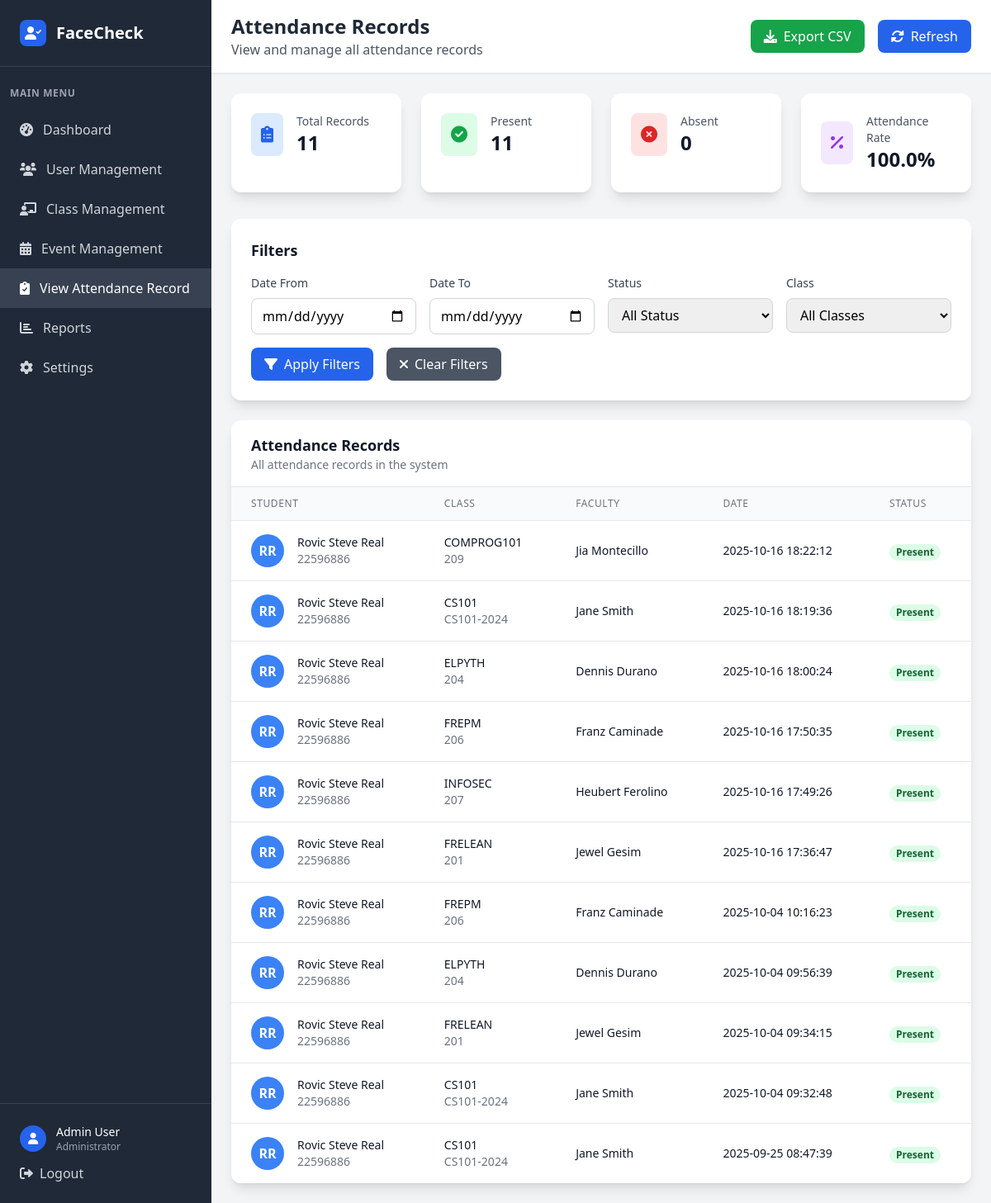
Before: /admin/attendance (signed in) with the older database file.
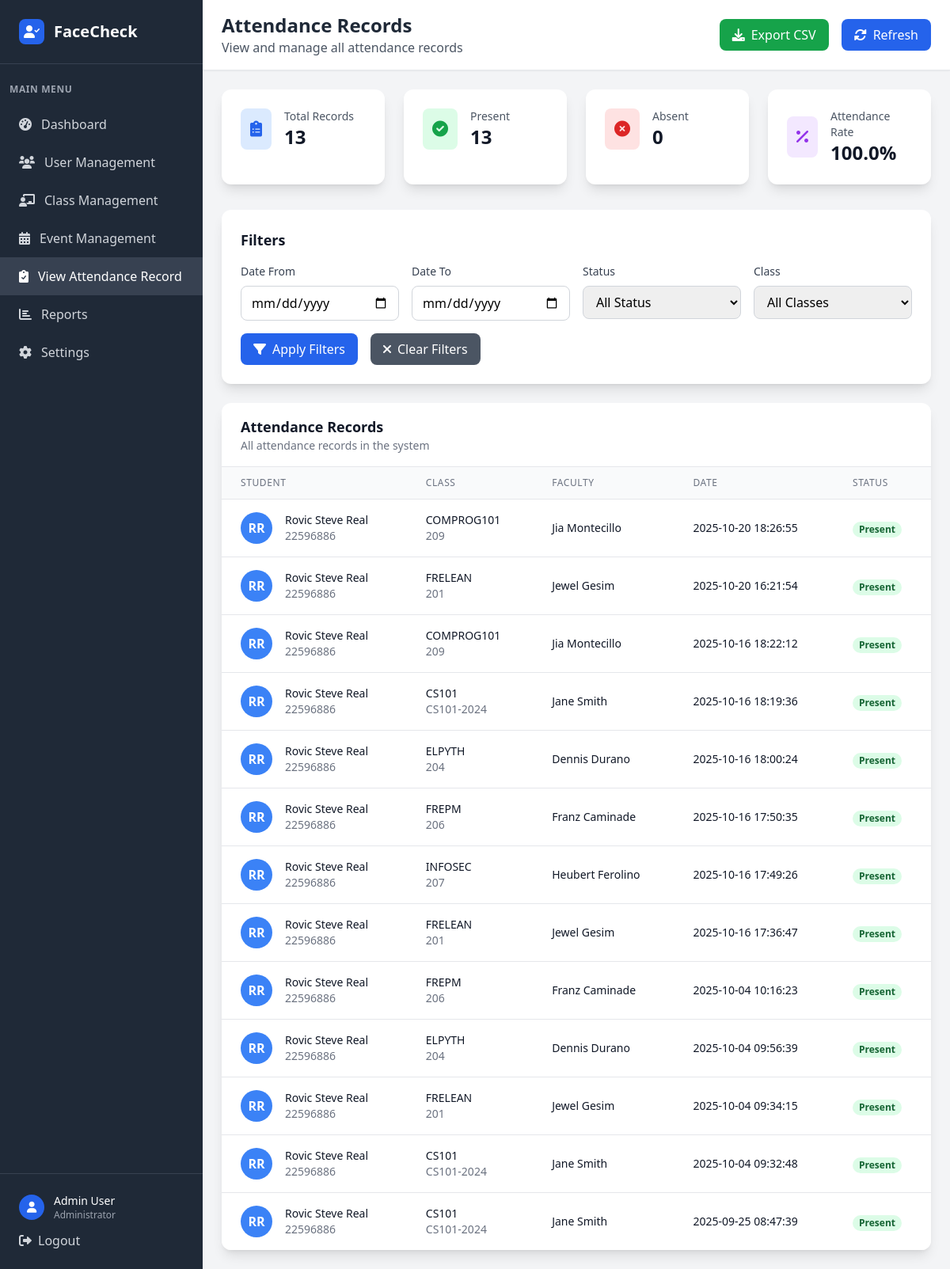
After: the same page with the newer database file.
### tables this page shows
CREATE TABLE attendance (
            attendance_id INTEGER PRIMARY KEY AUTOINCREMENT,
            attendance_date DATETIME NOT NULL,
            attendance_status VARCHAR(10) NOT NULL CHECK (attendance_status IN ('present', 'absent', 'late')),
            studentclass_id INTEGER NOT NULL,
            FOREIGN KEY (studentclass_id) REFERENCES student_class(studentclass_id)
        );

CREATE TABLE user (
            user_id INTEGER PRIMARY KEY AUTOINCREMENT,
            idno VARCHAR(20) NOT NULL UNIQUE,
            firstname VARCHAR(50) NOT NULL,
            lastname VARCHAR(50) NOT NULL,
            role VARCHAR(10) NOT NULL CHECK (role IN ('admin', 'faculty', 'student')),
            password VARCHAR(255) NOT NULL,
            created_at DATETIME DEFAULT CURRENT_TIMESTAMP,
            is_active BOOLEAN DEFAULT 1,
            dept_id INTEGER,
            FOREIGN KEY (dept_id) REFERENCES department(dept_id)
        );

CREATE TABLE class (
            class_id INTEGER PRIMARY KEY AUTOINCREMENT,
            class_name VARCHAR(20) NOT NULL,
            edpcode VARCHAR(20) NOT NULL UNIQUE,
            start_time TIME,
            end_time TIME,
            room VARCHAR(10),
            faculty_id INTEGER NOT NULL,
            FOREIGN KEY (faculty_id) REFERENCES faculty(faculty_id)
        );

### app.py (the view)
@app.route('/admin/attendance')
def admin_attendance():
    if 'user_id' not in session or session['role'] != 'admin':
        return redirect(url_for('login'))
    conn = get_db_connection()
    attendance_records = conn.execute('''
        SELECT
            a.attendance_id,
            a.attendance_date,
            a.attendance_status,
            u.firstname,
            u.lastname,
            u.idno,
            c.class_name,
            c.edpcode,
            fu.firstname as faculty_firstname,
            fu.lastname as faculty_lastname
        FROM attendance a
        JOIN student_class sc ON a.studentclass_id = sc.studentclass_id
        JOIN student s ON sc.student_id = s.student_id
        JOIN user u ON s.user_id = u.user_id
        JOIN class c ON sc.class_id = c.class_id
        JOIN faculty f ON c.faculty_id = f.faculty_id
        JOIN user fu ON f.user_id = fu.user_id
        ORDER BY a.attendance_date DESC, u.lastname, u.firstname
    ''').fetchall()
    total_records = len(attendance_records)
    present_count = len([r for r in attendance_records if r['attendance_status'] == 'present'])
    absent_count = total_records - present_count
    attendance_rate = (present_count / total_records * 100) if total_records > 0 else 0
    conn.close()
    return render_template('admin_attendance.html',
                         attendance_records=attendance_records,
                         total_records=total_records,
                         present_count=present_count,
                         absent_count=absent_count,
                         attendance_rate=round(attendance_rate, 1))

### app.py (called while the page is built)
def get_db_connection():
    try:
        conn = sqlite3.connect('facecheck.db', timeout=30.0)
        conn.row_factory = sqlite3.Row
        conn.execute('PRAGMA foreign_keys = ON')
        try:
            cur = conn.cursor()
            cur.execute("PRAGMA table_info(faculty)")
            columns = [row[1] for row in cur.fetchall()]
            if 'attendance_image' not in columns:
                cur.execute("ALTER TABLE faculty ADD COLUMN attendance_image VARCHAR(255)")
                conn.commit()
        except Exception:
            pass
        return conn
    except sqlite3.Error as e:
        print(f"Database connection error: {e}")
        raise

### templates/admin_attendance.html (shortened to what the changed rows need)
<!DOCTYPE html>
<html lang="en">
<head>
    <script src="https://cdn.tailwindcss.com"></script>
    <link href="https://cdnjs.cloudflare.com/ajax/libs/font-awesome/6.0.0/css/all.min.css" rel="stylesheet">
</head>
<body class="bg-gray-100">
    <div class="flex h-screen">
        <div class="w-64 bg-gray-800 text-white">
            <div class="p-6 border-b border-gray-700">
                <div class="flex items-center">
                    <h1 class="text-xl font-bold">FaceCheck</h1>
                </div>
            </div>
        </div>
        <div class="flex-1 flex flex-col overflow-hidden">
            <header class="bg-white shadow-sm border-b border-gray-200">
                <div class="px-6 py-4">
                    <div class="flex items-center justify-between">
                        <div>
                            <h2 class="text-2xl font-bold text-gray-800">Attendance Records</h2>
                        </div>
                    </div>
                </div>
            </header>
            <main class="flex-1 overflow-y-auto p-6">
                <div class="grid grid-cols-1 md:grid-cols-4 gap-6 mb-8">
                    <div class="bg-white rounded-xl shadow-lg p-6">
                        <div class="flex items-center">
                            <div class="ml-4">
                                <p class="text-sm font-medium text-gray-600">Total Records</p>
                                <p class="text-2xl font-bold text-gray-900">{{ total_records }}</p>
                            </div>
                        </div>
                    </div>
                    <div class="bg-white rounded-xl shadow-lg p-6">
                        <div class="flex items-center">
                            <div class="ml-4">
                                <p class="text-sm font-medium text-gray-600">Present</p>
                                <p class="text-2xl font-bold text-gray-900">{{ present_count }}</p>
                            </div>
                        </div>
                    </div>
                </div>
                <div class="bg-white rounded-xl shadow-lg overflow-hidden">
                    <div class="overflow-x-auto">
                        <table class="min-w-full divide-y divide-gray-200" id="attendanceTable">
                            <thead class="bg-gray-50">
                                <tr>
                                    <th class="px-6 py-3 text-left text-xs font-medium text-gray-500 uppercase tracking-wider">Student</th>
                                    <th class="px-6 py-3 text-left text-xs font-medium text-gray-500 uppercase tracking-wider">Class</th>
                                    <th class="px-6 py-3 text-left text-xs font-medium text-gray-500 uppercase tracking-wider">Faculty</th>
                                    <th class="px-6 py-3 text-left text-xs font-medium text-gray-500 uppercase tracking-wider">Date</th>
                                    <th class="px-6 py-3 text-left text-xs font-medium text-gray-500 uppercase tracking-wider">Status</th>
                                </tr>
                            </thead>
                            <tbody class="bg-white divide-y divide-gray-200">
                                {% for record in attendance_records %}
                                <tr class="hover:bg-gray-50">
                                    <td class="px-6 py-4 whitespace-nowrap">
                                        <div class="flex items-center">
                                            <div class="flex-shrink-0 h-10 w-10">
                                                <div class="h-10 w-10 rounded-full bg-blue-500 flex items-center justify-center text-white font-bold">
                                                    {{ record.firstname[0] }}{{ record.lastname[0] }}
                                                </div>
                                            </div>
                                            <div class="ml-4">
                                                <div class="text-sm font-medium text-gray-900">{{ record.firstname }} {{ record.lastname }}</div>
                                                <div class="text-sm text-gray-500">{{ record.idno }}</div>
                                            </div>
                                        </div>
                                    </td>
                                    <td class="px-6 py-4 whitespace-nowrap">
                                        <div class="text-sm font-medium text-gray-900">{{ record.class_name }}</div>
                                        <div class="text-sm text-gray-500">{{ record.edpcode }}</div>
                                    </td>
                                    <td class="px-6 py-4 whitespace-nowrap text-sm text-gray-900">
                                        {{ record.faculty_firstname }} {{ record.faculty_lastname }}
                                    </td>
                                    <td class="px-6 py-4 whitespace-nowrap text-sm text-gray-900">
                                        {{ record.attendance_date }}
                                    </td>
                                    <td class="px-6 py-4 whitespace-nowrap">
                                        <span class="px-2 inline-flex text-xs leading-5 font-semibold rounded-full
                                            {% if record.attendance_status == 'present' %}bg-green-100 text-green-800{% else %}bg-red-100 text-red-800{% endif %}">
                                            {{ record.attendance_status.title() }}
                                        </span>
                                    </td>
                                </tr>
                                {% endfor %}
                            </tbody>
                        </table>
                    </div>
                </div>
            </main>
        </div>
    </div>
</body>
</html>

Changed rows visible on the page:
added attendance: firstname "R", lastname "R", firstname "Rovic Steve", lastname "Real", idno "22596886", class_name "COMPROG101", edpcode "209", faculty_firstname "Jia", faculty_lastname "Montecillo", attendance_date "2025-10-20 18:26:55", attendance_status "Present"
added attendance: firstname "R", lastname "R", firstname "Rovic Steve", lastname "Real", idno "22596886", class_name "FRELEAN", edpcode "201", faculty_firstname "Jewel", faculty_lastname "Gesim", attendance_date "2025-10-20 16:21:54", attendance_status "Present"
Other visible differences:
{{ total_records }}: "11" → "13"
{{ present_count }}: "11" → "13"
